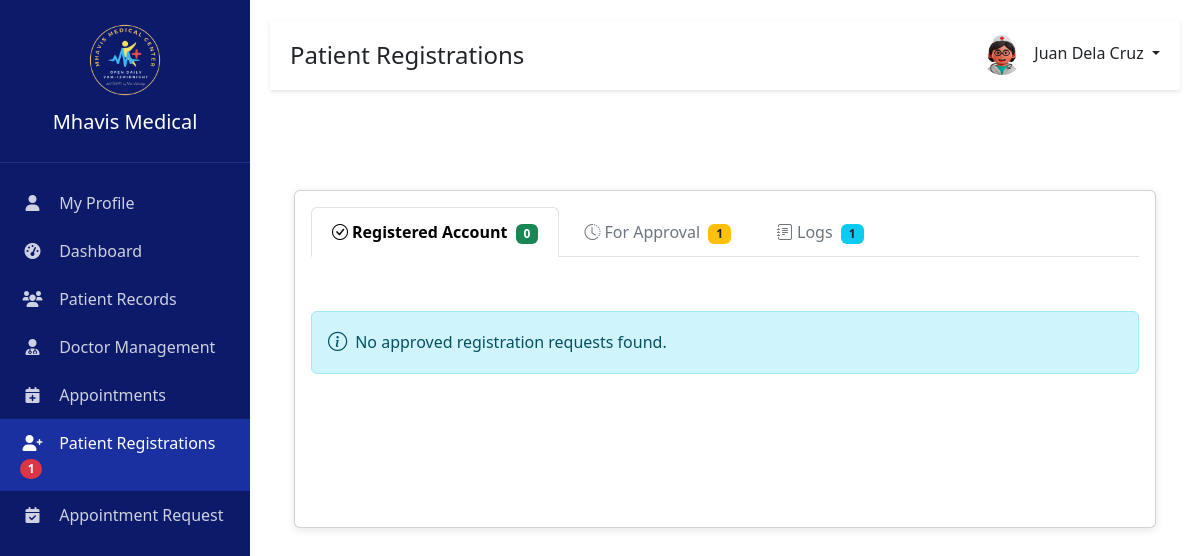
Page /main/admin_patient_registrations.php (signed in) on the committed database.
### tables this page shows
CREATE TABLE `users` (
  `id` int(11) NOT NULL,
  `first_name` varchar(255) NOT NULL,
  `last_name` varchar(255) NOT NULL,
  `username` varchar(100) NOT NULL,
  `email` varchar(100) NOT NULL,
  `phone` varchar(20) DEFAULT NULL,
  `address` text DEFAULT NULL,
  `role` enum('Admin','Doctor') NOT NULL,
  `department_id` int(11) DEFAULT NULL,
  `specialization` varchar(100) DEFAULT NULL,
  `password` varchar(255) NOT NULL,
  `status` enum('Active','Inactive','','') NOT NULL DEFAULT 'Active',
  `profile_image` varchar(255) NOT NULL,
  `created_at` timestamp NOT NULL DEFAULT current_timestamp(),
  `updated_at` timestamp NOT NULL DEFAULT current_timestamp(),
  `license_number` varchar(50) DEFAULT NULL,
  `is_available` tinyint(1) DEFAULT 1,
  `prc_number` varchar(50) DEFAULT NULL,
  `license_type` varchar(50) DEFAULT NULL,
  `prc_id_document` varchar(255) DEFAULT NULL,
  `last_login` datetime DEFAULT NULL
);

### config/init.php (called while the page is built, shortened)
<?php
if (!function_exists('isAdmin')) {
    function isAdmin() {
        return isset($_SESSION['role']) && $_SESSION['role'] === 'Admin';
    }
}

### main/admin_patient_registrations.php (the view, shortened to what this page needs)
<?php
require_once 'config/init.php';
$page_title = "Patient Registrations";
$active_page = "patient-registrations";
$conn = getDBConnection();
$pending_requests = [];
$approved_requests = [];
$all_logs = [];
try {
    $stmt = $conn->prepare("SELECT * FROM patient_registration_requests WHERE status = 'Pending' ORDER BY created_at DESC");
    if ($stmt) {
        $stmt->execute();
        $pending_requests = $stmt->get_result()->fetch_all(MYSQLI_ASSOC);
    }
    $stmt = $conn->prepare("SELECT prr.*, u.first_name as processed_by_name, u.last_name as processed_by_last_name,
                           COALESCE(p.patient_number, pu.username) as patient_number,
                           COALESCE(pu.status, 'Active') as account_status
                           FROM patient_registration_requests prr
                           LEFT JOIN users u ON prr.processed_by = u.id
                           LEFT JOIN patients p ON (prr.existing_patient_id = p.id) OR
                           (prr.patient_type = 'New' AND prr.email = p.email)
                           LEFT JOIN patient_users pu ON (p.id = pu.patient_id) OR (prr.email = pu.email)
                           WHERE prr.status = 'Approved'
                           ORDER BY prr.processed_at DESC");
    if ($stmt) {
        $stmt->execute();
        $approved_requests = $stmt->get_result()->fetch_all(MYSQLI_ASSOC);
    }
    $stmt = $conn->prepare("SELECT prr.*, u.first_name as processed_by_name, u.last_name as processed_by_last_name
                           FROM patient_registration_requests prr
                           LEFT JOIN users u ON prr.processed_by = u.id
                           ORDER BY prr.created_at DESC");
    if ($stmt) {
        $stmt->execute();
        $all_logs = $stmt->get_result()->fetch_all(MYSQLI_ASSOC);
    }
} catch (Exception $e) {
    error_log("Database query error in admin_patient_registrations.php: " . $e->getMessage());
}
?>
<!DOCTYPE html>
<html lang="en">
<head>
    <link href="https://cdn.jsdelivr.net/npm/bootstrap@5.3.0/dist/css/bootstrap.min.css" rel="stylesheet">
    <link href="https://cdn.jsdelivr.net/npm/bootstrap-icons@1.11.0/font/bootstrap-icons.css" rel="stylesheet">
    <link href="assets/css/style.css" rel="stylesheet">
</head>
<body>
    <?php include 'includes/header.php'; ?>
    <div class="container-fluid">
        <div class="row">
            <div class="col-12">
                <div class="card">
                    <div class="card-body">
                        <ul class="nav nav-tabs mb-4" id="registrationTabs" role="tablist">
                            <li class="nav-item" role="presentation">
                                <button class="nav-link active" id="approved-tab" data-bs-toggle="tab" data-bs-target="#approved" type="button" role="tab">
                                    <i class="bi bi-check-circle me-1"></i>Registered Account
                                    <span class="badge bg-success ms-1"><?php echo count($approved_requests); ?></span>
                                </button>
                            </li>
                            <li class="nav-item" role="presentation">
                                <button class="nav-link" id="pending-tab" data-bs-toggle="tab" data-bs-target="#pending" type="button" role="tab">
                                    <i class="bi bi-clock-history me-1"></i>For Approval
                                    <span class="badge bg-warning text-dark ms-1"><?php echo count($pending_requests); ?></span>
                                </button>
                            </li>
                            <li class="nav-item" role="presentation">
                                <button class="nav-link" id="logs-tab" data-bs-toggle="tab" data-bs-target="#logs" type="button" role="tab">
                                    <i class="bi bi-journal-text me-1"></i>Logs
                                    <span class="badge bg-info text-dark ms-1"><?php echo count($all_logs); ?></span>
                                </button>
                            </li>
                        </ul>
                        <div class="tab-content" id="registrationTabsContent">
                            <div class="tab-pane fade show active" id="approved" role="tabpanel">
                                <?php if (empty($approved_requests)): ?>
                                    <div class="alert alert-info d-flex align-items-center">
                                        <i class="bi bi-info-circle me-2"></i>
                                        <span>No approved registration requests found.</span>
                                    </div>
                                <?php endif; ?>
                            </div>
                        </div>
                    </div>
                </div>
            </div>
        </div>
    </div>
    <?php include 'includes/footer.php'; ?>
</body>
</html>

### includes/header.php (shortened to what this page needs)
<?php
require_once 'config/init.php';
$is_staff_logged_in = isset($_SESSION['user_id']) && !empty($_SESSION['user_id']);
$is_patient_logged_in = isset($_SESSION['patient_user_id']) && !empty($_SESSION['patient_user_id']);
if ($is_staff_logged_in) {
    $user_id = $_SESSION['user_id'];
    $stmt = $conn->prepare("SELECT first_name, last_name, email, phone, username, profile_image, role FROM users WHERE id = ?");
    $stmt->bind_param("i", $user_id);
    $stmt->execute();
    $result = $stmt->get_result();
    $user = $result->fetch_assoc();
    $full_name = $user['first_name'] . ' ' . $user['last_name'];
    $profile_image = $user['profile_image'] ?? 'img/default-avatar.png';
    $user_role = $_SESSION['role'];
    $pending_registration_count = 0;
    if ($user_role === 'Admin') {
        $count_stmt = $conn->prepare("SELECT COUNT(*) as count FROM patient_registration_requests WHERE status = 'Pending'");
        if ($count_stmt) {
            $count_stmt->execute();
            $count_result = $count_stmt->get_result();
            $count_row = $count_result->fetch_assoc();
            $pending_registration_count = $count_row['count'] ?? 0;
        }
    }
}
$is_iframe = isset($_GET['iframe']) && $_GET['iframe'] == '1';
?>
<!DOCTYPE html>
<html lang="en">
<head>
    <link href="https://cdn.jsdelivr.net/npm/bootstrap@5.3.0/dist/css/bootstrap.min.css" rel="stylesheet">
    <link href="https://cdnjs.cloudflare.com/ajax/libs/font-awesome/6.0.0/css/all.min.css" rel="stylesheet">
    <link href="assets/css/style.css" rel="stylesheet">
    <link href='https://cdn.jsdelivr.net/npm/@fullcalendar/core@6.1.10/main.min.css' rel='stylesheet' />
    <link href="https://cdn.datatables.net/1.13.7/css/dataTables.bootstrap5.min.css" rel="stylesheet">
    <link rel="stylesheet" href="https://cdn.jsdelivr.net/npm/flatpickr/dist/flatpickr.min.css">
</head>
<body<?php echo $is_iframe ? ' class="iframe-mode"' : ''; ?>>
    <div class="sidebar"<?php echo $is_iframe ? ' style="display: none;"' : ''; ?>>
        <div class="sidebar-header">
            <img src="img/logo.png" alt="Mhavis Logo">
            <h5>Mhavis Medical</h5>
        </div>
        <nav class="mt-3">
            <?php if ($is_patient_logged_in): ?>
            <ul class="nav flex-column">
                <li class="nav-item">
                    <a class="nav-link patient-nav-link <?php echo $active_page === 'profile' ? 'active' : ''; ?>" href="patient_dashboard.php#profile" data-section="profile">
                        <i class="fas fa-user"></i> Profile
                    </a>
                </li>
                <li class="nav-item">
                    <a class="nav-link patient-nav-link <?php echo $active_page === 'dashboard' ? 'active' : ''; ?>" href="patient_dashboard.php#dashboard" data-section="dashboard">
                        <i class="fas fa-tachometer-alt"></i> Dashboard
                    </a>
                </li>
                <li class="nav-item">
                    <a class="nav-link patient-nav-link <?php echo $active_page === 'appointments' ? 'active' : ''; ?>" href="patient_dashboard.php#appointments" data-section="appointments">
                        <i class="fas fa-calendar-alt"></i> My Appointments
                    </a>
                </li>
                <li class="nav-item">
                    <a class="nav-link patient-nav-link <?php echo $active_page === 'book-appointment' ? 'active' : ''; ?>" href="patient_dashboard.php#book-appointment" data-section="book-appointment">
                        <i class="fas fa-plus-circle"></i> Book Appointment
                    </a>
                </li>
                <li class="nav-item">
                    <a class="nav-link patient-nav-link <?php echo $active_page === 'medical-records' ? 'active' : ''; ?>" href="patient_dashboard.php#medical-records" data-section="medical-records">
                        <i class="fas fa-file-medical"></i> Medical Records
                    </a>
                </li>
                <li class="nav-item">
                    <a class="nav-link patient-nav-link <?php echo $active_page === 'prescriptions' ? 'active' : ''; ?>" href="patient_dashboard.php#prescriptions" data-section="prescriptions">
                        <i class="fas fa-prescription-bottle-alt"></i> Prescriptions
                    </a>
                </li>
            </ul>
            <?php elseif ($is_staff_logged_in && isAdmin()): ?>
            <ul class="nav flex-column">
                <li class="nav-item">
                    <a class="nav-link <?php echo $active_page === 'profile' ? 'active' : ''; ?>" href="profile.php">
                        <i class="fas fa-user"></i> My Profile
                    </a>
                </li>
                <li class="nav-item">
                    <a class="nav-link <?php echo $active_page === 'dashboard' ? 'active' : ''; ?>" href="admin_dashboard.php">
                        <i class="fas fa-tachometer-alt"></i> Dashboard
                    </a>
                </li>
                <li class="nav-item">
                    <a class="nav-link <?php echo $active_page === 'patients' ? 'active' : ''; ?>" href="patients.php">
                        <i class="fas fa-users"></i> Patient Records
                    </a>
                </li>
                <li class="nav-item">
                    <a class="nav-link <?php echo $active_page === 'doctors' ? 'active' : ''; ?>" href="doctors.php">
                        <i class="fas fa-user-md"></i> Doctor Management
                    </a>
                </li>
                <li class="nav-item">
                    <a class="nav-link <?php echo $active_page === 'appointments' ? 'active' : ''; ?>" href="appointments.php">
                        <i class="fas fa-calendar-plus"></i> Appointments
                    </a>
                </li>
                <li class="nav-item">
                    <a class="nav-link <?php echo $active_page === 'patient-registrations' ? 'active' : ''; ?>" href="admin_patient_registrations.php">
                        <span><i class="fas fa-user-plus"></i> Patient Registrations</span>
                        <?php if ($pending_registration_count > 0): ?>
                            <span class="badge bg-danger rounded-pill"><?php echo $pending_registration_count; ?></span>
                        <?php endif; ?>
                    </a>
                </li>
                <li class="nav-item">
                    <a class="nav-link <?php echo $active_page === 'appointment-requests' ? 'active' : ''; ?>" href="admin_appointment_requests.php">
                        <span><i class="fas fa-calendar-check"></i> Appointment Request</span>
                    </a>
                </li>
            </ul>
            <?php endif; ?>
        </nav>
    </div>
    <div class="main-content"<?php echo $is_iframe ? ' style="margin-left: 0; padding: 0;"' : ''; ?>>
        <div class="top-bar"<?php echo $is_iframe ? ' style="display: none;"' : ''; ?>>
            <div class="top-bar-left">
                <h4><?php echo $page_title ?? 'Dashboard'; ?></h4>
            </div>
            <div class="d-flex align-items-center">
                <div class="user-profile dropdown">
                <a href="#" class="dropdown-toggle text-decoration-none text-dark" data-bs-toggle="dropdown">
                    <img src="<?php echo htmlspecialchars($profile_image); ?>" alt="Profile"
                         onerror="this.src='img/defaultDP.jpg'"
                         id="header-profile-image">
                    <span class="ms-2"><?php echo htmlspecialchars($full_name); ?></span>
                </a>
                </div>
            </div>
        </div>
        <div class="container-fluid"<?php echo $is_iframe ? ' style="padding: 0;"' : ''; ?>>

### main/admin_patient_registrations.php (style rules this page uses)
.nav-tabs { border-bottom: 2px solid #dee2e6; }
.nav-tabs .nav-link { color: #6c757d; border: none; border-bottom: 3px solid transparent; padding: 12px 20px; font-weight: 500; transition: all 0.3s ease; margin-right: 4px; }
.nav-tabs .nav-link.active { color: #0d6efd; background-color: transparent; border-bottom-color: #0d6efd; font-weight: 600; }
.nav-tabs .nav-link .badge { font-size: 0.75rem; padding: 4px 8px; font-weight: 600; }
.badge { padding: 8px 14px; font-weight: 500; font-size: 0.875rem; border-radius: 6px; display: inline-block; white-space: nowrap; }
.alert-info { border-left: 4px solid #0dcaf0; background-color: #e7f3f5; color: #055160; padding: 16px 20px; }
.alert-info i { font-size: 1.2rem; }
.card { box-shadow: 0 2px 8px rgba(0,0,0,0.1); border: none; }
.card-body { padding: 40px 50px; }
.nav-tabs { margin-bottom: 35px; }
.container-fluid { padding-left: 40px; padding-right: 40px; padding-top: 40px; padding-bottom: 40px; }
.tab-content { padding-top: 10px; }
.tab-pane { min-height: 200px; }
.alert { margin-bottom: 20px; }
.alert-info { margin-top: 20px; }

### includes/header.php (style rules this page uses)
:root { --primary-color: #0c1a6a; --secondary-color: #1a2fa0; --light-bg: #f8f9fa; }
.sidebar { background-color: var(--primary-color); min-height: 100vh; color: white; width: 250px; position: fixed; left: 0; top: 0; z-index: 1000; transition: transform 0.3s ease-in-out; overflow-y: auto; }
.main-content { margin-left: 250px; padding: 20px; transition: margin-left 0.3s ease-in-out; }
.sidebar-header { padding: 20px; text-align: center; border-bottom: 1px solid rgba(255,255,255,0.1); }
.sidebar-header img { width: 80px; height: 80px; border-radius: 50%; margin-bottom: 10px; }
.nav-link { color: rgba(255,255,255,0.8); padding: 12px 20px; transition: all 0.3s; }
.nav-link.active { background-color: var(--secondary-color); color: white; }
.nav-link i { width: 25px; text-align: center; margin-right: 10px; }
.top-bar { background-color: white; padding: 15px 20px; box-shadow: 0 2px 4px rgba(0,0,0,0.1); margin-bottom: 20px; display: flex; justify-content: space-between; align-items: center; flex-wrap: wrap; gap: 15px; }
.top-bar h4 { margin: 0; font-size: 1.5rem; flex: 1; min-width: 200px; }
.top-bar-left { display: flex; align-items: center; flex: 1; }
.user-profile { display: flex; align-items: center; gap: 10px; }
.user-profile img { width: 40px; height: 40px; border-radius: 50%; }

### rows in the picture
users: profile_image (picture), full_name "Juan Dela Cruz"

### other values in the picture
$pending_registration_count "1"
$page_title "Patient Registrations"
count($approved_requests) "0"
count($pending_requests) "1"
count($all_logs) "1"
